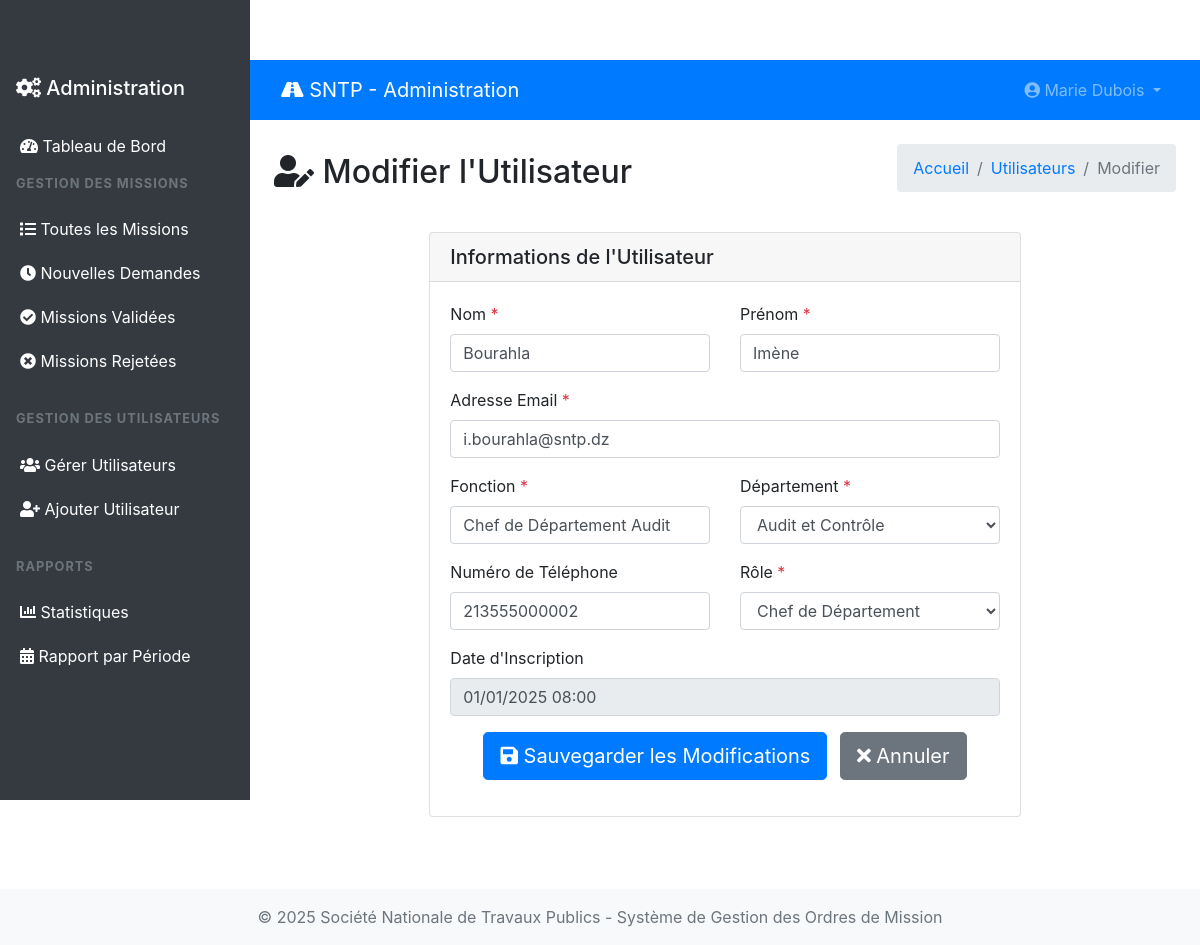
The app's page /admin/edit-user.php?editid=2 (signed in) with its own data.
### tables this page shows
CREATE TABLE `tblusers` (
  `ID` int(10) NOT NULL,
  `Nom` varchar(200) DEFAULT NULL,
  `Prenom` varchar(200) DEFAULT NULL,
  `Email` varchar(200) DEFAULT NULL,
  `Fonction` varchar(200) DEFAULT NULL,
  `Departement` varchar(200) DEFAULT NULL,
  `MobileNumber` bigint(10) DEFAULT NULL,
  `Password` varchar(200) NOT NULL,
  `Role` enum('admin','chef_departement','user') DEFAULT 'user',
  `RegDate` timestamp NULL DEFAULT current_timestamp(),
  `StampImage` varchar(255) DEFAULT NULL COMMENT 'Cachet officiel du chef',
  `StampDate` datetime DEFAULT NULL
);

### admin/edit-user.php (the view, shortened to what this page needs)
<?php
include('includes/dbconnection.php');
if (strlen($_SESSION['GMSaid']) == 0) {
    header('location:logout.php');
} else {
    $eid = intval($_GET['editid']);
?>
<!DOCTYPE html>
<html lang="fr">
<head>
    <link href="https://cdn.jsdelivr.net/npm/bootstrap@4.6.2/dist/css/bootstrap.min.css" rel="stylesheet">
    <link href="https://cdnjs.cloudflare.com/ajax/libs/font-awesome/5.15.4/css/all.min.css" rel="stylesheet">
</head>
<body>
    <?php include_once('includes/sidebar.php'); ?>
    <div class="main-content">
        <?php include_once('includes/header.php'); ?>
        <div class="container-fluid p-4">
            <div class="d-flex justify-content-between align-items-center mb-4">
                <h2><i class="fas fa-user-edit"></i> Modifier l'Utilisateur</h2>
                <nav aria-label="breadcrumb">
                    <ol class="breadcrumb">
                        <li class="breadcrumb-item"><a href="dashboard.php">Accueil</a></li>
                        <li class="breadcrumb-item"><a href="manage-users.php">Utilisateurs</a></li>
                        <li class="breadcrumb-item active">Modifier</li>
                    </ol>
                </nav>
            </div>
            <?php
            $sql = "SELECT * FROM tblusers WHERE ID=:eid";
            $query = $dbh->prepare($sql);
            $query->bindParam(':eid', $eid, PDO::PARAM_STR);
            $query->execute();
            $result = $query->fetch(PDO::FETCH_OBJ);
            if($query->rowCount() > 0) {
            ?>
            <div class="row justify-content-center">
                <div class="col-lg-8">
                    <div class="card">
                        <div class="card-header">
                            <h5 class="mb-0">Informations de l'Utilisateur</h5>
                        </div>
                        <div class="card-body">
                            <form method="POST">
                                <div class="row">
                                    <div class="col-md-6">
                                        <div class="form-group">
                                            <label for="nom">Nom <span class="text-danger">*</span></label>
                                            <input type="text" class="form-control" id="nom" name="nom"
                                                   value="<?php echo htmlentities($result->Nom); ?>" required>
                                        </div>
                                    </div>
                                    <div class="col-md-6">
                                        <div class="form-group">
                                            <label for="prenom">Prénom <span class="text-danger">*</span></label>
                                            <input type="text" class="form-control" id="prenom" name="prenom"
                                                   value="<?php echo htmlentities($result->Prenom); ?>" required>
                                        </div>
                                    </div>
                                </div>
                                <div class="form-group">
                                    <label for="email">Adresse Email <span class="text-danger">*</span></label>
                                    <input type="email" class="form-control" id="email" name="email"
                                           value="<?php echo htmlentities($result->Email); ?>" required>
                                </div>
                                <div class="row">
                                    <div class="col-md-6">
                                        <div class="form-group">
                                            <label for="fonction">Fonction <span class="text-danger">*</span></label>
                                            <input type="text" class="form-control" id="fonction" name="fonction"
                                                   value="<?php echo htmlentities($result->Fonction); ?>" required>
                                        </div>
                                    </div>
                                    <div class="col-md-6">
                                        <div class="form-group">
                                            <label for="departement">Département <span class="text-danger">*</span></label>
                                            <select class="form-control" id="departement" name="departement" required>
                                                <option value="Audit et Contrôle" <?php if($result->Departement == 'Audit et Contrôle') echo 'selected'; ?>>Audit et Contrôle</option>
                                            </select>
                                        </div>
                                    </div>
                                </div>
                                <div class="row">
                                    <div class="col-md-6">
                                        <div class="form-group">
                                            <label for="mobile">Numéro de Téléphone</label>
                                            <input type="tel" class="form-control" id="mobile" name="mobile"
                                                   value="<?php echo htmlentities($result->MobileNumber); ?>">
                                        </div>
                                    </div>
                                    <div class="col-md-6">
                                        <div class="form-group">
                                            <label for="role">Rôle <span class="text-danger">*</span></label>
                                            <select class="form-control" id="role" name="role" required>
                                                <option value="chef_departement" <?php if($result->Role == 'chef_departement') echo 'selected'; ?>>Chef de Département</option>
                                            </select>
                                        </div>
                                    </div>
                                </div>
                                <div class="form-group">
                                    <label>Date d'Inscription</label>
                                    <input type="text" class="form-control"
                                           value="<?php echo date('d/m/Y H:i', strtotime($result->RegDate)); ?>" readonly>
                                </div>
                                <div class="form-group text-center">
                                    <button type="submit" name="submit" class="btn btn-primary btn-lg">
                                        <i class="fas fa-save"></i> Sauvegarder les Modifications
                                    </button>
                                    <a href="manage-users.php" class="btn btn-secondary btn-lg ml-2">
                                        <i class="fas fa-times"></i> Annuler
                                    </a>
                                </div>
                            </form>
                        </div>
                    </div>
                </div>
            </div>
            <?php } ?>
        </div>
    </div>
    <?php include_once('includes/footer.php'); ?>
</body>
</html>
<?php } ?>

### admin/includes/header.php (shortened to what this page needs)
<nav class="navbar navbar-expand-lg navbar-dark bg-primary">
    <div class="container-fluid">
        <a class="navbar-brand" href="dashboard.php">
            <i class="fas fa-road"></i> SNTP - Administration
        </a>
        <div class="collapse navbar-collapse" id="navbarNav">
            <ul class="navbar-nav ml-auto">
                <li class="nav-item dropdown">
                    <a class="nav-link dropdown-toggle" href="#" id="navbarDropdown" role="button" data-toggle="dropdown">
                        <i class="fas fa-user-circle"></i>
                        <?php
                        $aid = $_SESSION['GMSaid'];
                        $sql = "SELECT Nom,Prenom FROM tblusers WHERE ID=:aid";
                        $query = $dbh->prepare($sql);
                        $query->bindParam(':aid',$aid,PDO::PARAM_STR);
                        $query->execute();
                        $result = $query->fetch(PDO::FETCH_OBJ);
                        echo htmlentities($result->Prenom . ' ' . $result->Nom);
                        ?>
                    </a>
                </li>
            </ul>
        </div>
    </div>
</nav>

### admin/includes/sidebar.php (style rules this page uses)
.main-content { margin-left: 250px; padding-top: 60px; }
.nav-link { padding: 10px 20px; border-radius: 0; transition: background-color 0.3s; }

### records on screen
tblusers: Prenom+Nom "Marie Dubois"
tblusers: nom "Bourahla", prenom "Imène", email "i.bourahla@sntp.dz", fonction "Chef de Département Audit", departement "Audit et Contrôle", mobile "213555000002", role "Chef de Département", RegDate "01/01/2025 08:00"
